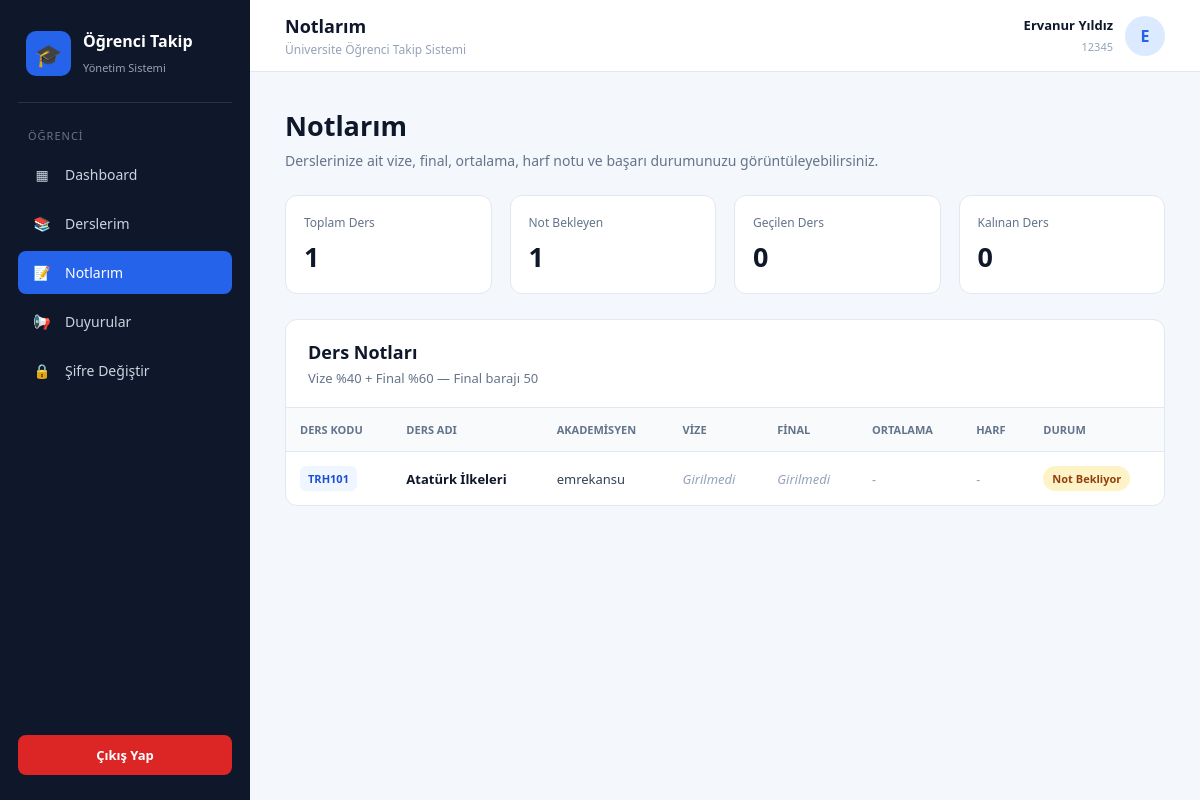
/student/grades/index.php (signed in), run on the app's committed database.
### tables this page shows
CREATE TABLE `ders` (
  `dersKodu` varchar(20) NOT NULL,
  `dersAdi` varchar(100) NOT NULL,
  `bolum` varchar(100) NOT NULL,
  `akademisyen` varchar(100) DEFAULT NULL
);

### student/grades/index.php (the view, shortened to what this page needs)
<?php
require_once __DIR__ . '/../../database.php';
$ogrenciNo = $_SESSION["kullanici"] ?? "";
$ogrenciAdSoyad = $_SESSION["ad_soyad"] ?? "Öğrenci";
$sql = "
    SELECT
        d.dersKodu,
        d.dersAdi,
        d.akademisyen,
        n.vize,
        n.final
    FROM ogrenci_ders od
    INNER JOIN ders d
        ON od.dersKodu = d.dersKodu
    LEFT JOIN notlar n
        ON n.dersKodu = od.dersKodu
        AND n.ogrenciNo = od.ogrenciNo
    WHERE od.ogrenciNo = :ogrenciNo
    ORDER BY d.dersKodu ASC
";
$stmt = $baglanti->prepare($sql);
$stmt->execute([
    "ogrenciNo" => $ogrenciNo
]);
$notlar = $stmt->fetchAll(PDO::FETCH_ASSOC);
$toplamDers = count($notlar);
$notBekleyen = 0;
$gecen = 0;
$kalan = 0;
foreach ($notlar as $not) {
    if ($not["vize"] === null || $not["final"] === null) {
        $notBekleyen++;
        continue;
    }
    $sonuc = notHesapla(
        (float)$not["vize"],
        (float)$not["final"]
    );
}
?>
<!DOCTYPE html>
<html lang="tr">
<head>
</head>
<body>
<?php
require_once __DIR__ . '/../../includes/sidebar.php';
?>
<div class="main">
    <header class="header">
        <div class="header-title">
            <h2>Notlarım</h2>
            <p>
                Üniversite Öğrenci Takip Sistemi
            </p>
        </div>
        <div class="student-profile">
            <div class="student-text">
                <strong>
                    <?php echo htmlspecialchars($ogrenciAdSoyad); ?>
                </strong>
                <span>
                    <?php echo htmlspecialchars($ogrenciNo); ?>
                </span>
            </div>
            <div class="avatar">
                <?php
                echo htmlspecialchars(
                    mb_strtoupper(
                        mb_substr(
                            $ogrenciAdSoyad,
                            0,
                            1,
                            "UTF-8"
                        ),
                        "UTF-8"
                    )
                );
                ?>
            </div>
        </div>
    </header>
    <main class="content">
        <div class="page-header">
            <h1>Notlarım</h1>
            <p>
                Derslerinize ait vize, final, ortalama,
                harf notu ve başarı durumunuzu görüntüleyebilirsiniz.
            </p>
        </div>
        <div class="stats">
            <div class="stat-card">
                <div class="stat-title">
                    Toplam Ders
                </div>
                <div class="stat-number">
                    <?php echo $toplamDers; ?>
                </div>
            </div>
            <div class="stat-card">
                <div class="stat-title">
                    Not Bekleyen
                </div>
                <div class="stat-number">
                    <?php echo $notBekleyen; ?>
                </div>
            </div>
            <div class="stat-card">
                <div class="stat-title">
                    Geçilen Ders
                </div>
                <div class="stat-number">
                    <?php echo $gecen; ?>
                </div>
            </div>
            <div class="stat-card">
                <div class="stat-title">
                    Kalınan Ders
                </div>
                <div class="stat-number">
                    <?php echo $kalan; ?>
                </div>
            </div>
        </div>
        <div class="table-card">
            <div class="table-header">
                <h2>Ders Notları</h2>
                <p>
                    Vize %40 + Final %60 — Final barajı 50
                </p>
            </div>
            <?php if (count($notlar) > 0): ?>
                <div class="table-wrapper">
                    <table>
                        <thead>
                        <tr>
                            <th>Ders Kodu</th>
                            <th>Ders Adı</th>
                            <th>Akademisyen</th>
                            <th>Vize</th>
                            <th>Final</th>
                            <th>Ortalama</th>
                            <th>Harf</th>
                            <th>Durum</th>
                        </tr>
                        </thead>
                        <tbody>
                        <?php foreach ($notlar as $not): ?>
                            <?php
                            if (
                                $not["vize"] !== null &&
                                $not["final"] !== null
                            ) {
                                $sonuc = notHesapla(
                                    (float)$not["vize"],
                                    (float)$not["final"]
                                );
                            } else {
                                $sonuc = null;
                            }
                            ?>
                            <tr>
                                <td>
                                    <span class="course-code">
                                        <?php
                                        echo htmlspecialchars(
                                            $not["dersKodu"]
                                        );
                                        ?>
                                    </span>
                                </td>
                                <td>
                                    <span class="course-name">
                                        <?php
                                        echo htmlspecialchars(
                                            $not["dersAdi"]
                                        );
                                        ?>
                                    </span>
                                </td>
                                <td>
                                    <?php
                                    echo !empty($not["akademisyen"])
                                        ? htmlspecialchars($not["akademisyen"])
                                        : "Atanmadı";
                                    ?>
                                </td>
                                <td>
                                    <?php if ($not["vize"] !== null): ?>
                                        <span class="grade">
                                            <?php echo htmlspecialchars($not["vize"]); ?>
                                        </span>
                                    <?php else: ?>
                                        <span class="not-yok">
                                            Girilmedi
                                        </span>
                                    <?php endif; ?>
                                </td>
                                <td>
                                    <?php if ($not["final"] !== null): ?>
                                        <span class="grade">
                                            <?php echo htmlspecialchars($not["final"]); ?>
                                        </span>
                                    <?php else: ?>
                                        <span class="not-yok">
                                            Girilmedi
                                        </span>
                                    <?php endif; ?>
                                </td>
                                <td>
                                    <?php if ($sonuc !== null): ?>
                                        <span class="grade">
                                            <?php
                                            echo number_format(
                                                $sonuc["ortalama"],
                                                2,
                                                ",",
                                                "."
                                            );
                                            ?>
                                        </span>
                                    <?php else: ?>
                                        <span class="not-yok">-</span>
                                    <?php endif; ?>
                                </td>
                                <td>
                                    <?php if ($sonuc !== null): ?>
                                        <span class="grade">
                                            <?php
                                            echo htmlspecialchars(
                                                $sonuc["harf"]
                                            );
                                            ?>
                                        </span>
                                    <?php else: ?>
                                        <span class="not-yok">-</span>
                                    <?php endif; ?>
                                </td>
                                <td>
                                    <?php if ($sonuc === null): ?>
                                        <span class="waiting">
                                            Not Bekliyor
                                        </span>
                                    <?php elseif ($sonuc["durum"] === "Geçti"): ?>
                                        <span class="pass">
                                            ✓ Geçti
                                        </span>
                                    <?php else: ?>
                                        <span class="fail">
                                            ✕ Kaldı
                                        </span>
                                    <?php endif; ?>
                                </td>
                            </tr>
                        <?php endforeach; ?>
                        </tbody>
                    </table>
                </div>
            <?php else: ?>
                <div class="empty">
                    Henüz kayıtlı olduğunuz bir ders bulunmamaktadır.
                </div>
            <?php endif; ?>
        </div>
    </main>
</div>
</body>
</html>

### student/grades/index.php (style rules this page uses)
* { box-sizing: border-box; margin: 0; padding: 0; }
body { font-family: "Segoe UI", Arial, sans-serif; background: #f4f7fb; color: #1e293b; min-height: 100vh; }
.main { margin-left: 250px; min-height: 100vh; }
.header { height: 72px; background: white; border-bottom: 1px solid #e2e8f0; display: flex; align-items: center; justify-content: space-between; padding: 0 35px; }
.header-title h2 { font-size: 18px; color: #0f172a; }
.header-title p { font-size: 12px; color: #94a3b8; margin-top: 3px; }
.student-profile { display: flex; align-items: center; gap: 12px; }
.student-text { text-align: right; }
.student-text strong { display: block; font-size: 13px; color: #0f172a; }
.student-text span { font-size: 11px; color: #94a3b8; }
.avatar { width: 40px; height: 40px; border-radius: 50%; background: #dbeafe; color: #2563eb; display: flex; align-items: center; justify-content: center; font-weight: bold; }
.content { padding: 35px; max-width: 1500px; margin: auto; }
.page-header { margin-bottom: 25px; }
.page-header h1 { font-size: 27px; color: #0f172a; margin-bottom: 7px; }
.page-header p { color: #64748b; font-size: 14px; }
.stats { display: grid; grid-template-columns: repeat(4, 1fr); gap: 18px; margin-bottom: 25px; }
.stat-card { background: white; border: 1px solid #e2e8f0; border-radius: 12px; padding: 18px; }
.stat-title { color: #64748b; font-size: 12px; margin-bottom: 7px; }
.stat-number { font-size: 27px; font-weight: 700; color: #0f172a; }
.table-card { background: white; border: 1px solid #e2e8f0; border-radius: 12px; overflow: hidden; }
.table-header { padding: 20px 22px; border-bottom: 1px solid #e2e8f0; }
.table-header h2 { font-size: 18px; color: #0f172a; margin-bottom: 5px; }
.table-header p { color: #64748b; font-size: 13px; }
.table-wrapper { overflow-x: auto; }
table { width: 100%; border-collapse: collapse; }
th { background: #f8fafc; color: #64748b; text-align: left; font-size: 11px; text-transform: uppercase; white-space: nowrap; }
th, td { padding: 14px; border-bottom: 1px solid #e2e8f0; }
td { color: #334155; font-size: 13px; }
tbody tr:last-child td { border-bottom: none; }
.course-code { display: inline-block; background: #eff6ff; color: #1d4ed8; padding: 5px 8px; border-radius: 6px; font-size: 11px; font-weight: 700; }
.course-name { font-weight: 600; color: #0f172a; }
.not-yok { color: #94a3b8; font-style: italic; }
.waiting { display: inline-block; background: #fef3c7; color: #92400e; padding: 5px 9px; border-radius: 20px; font-size: 11px; font-weight: 700; }

### data on the page
ders: dersKodu "TRH101", dersAdi "Atatürk İlkeleri", akademisyen "emrekansu"

### other printed values
$ogrenciAdSoyad "Ervanur Yıldız"
$ogrenciNo "12345"
$toplamDers "1"
$notBekleyen "1"
$gecen "0"
$kalan "0"
